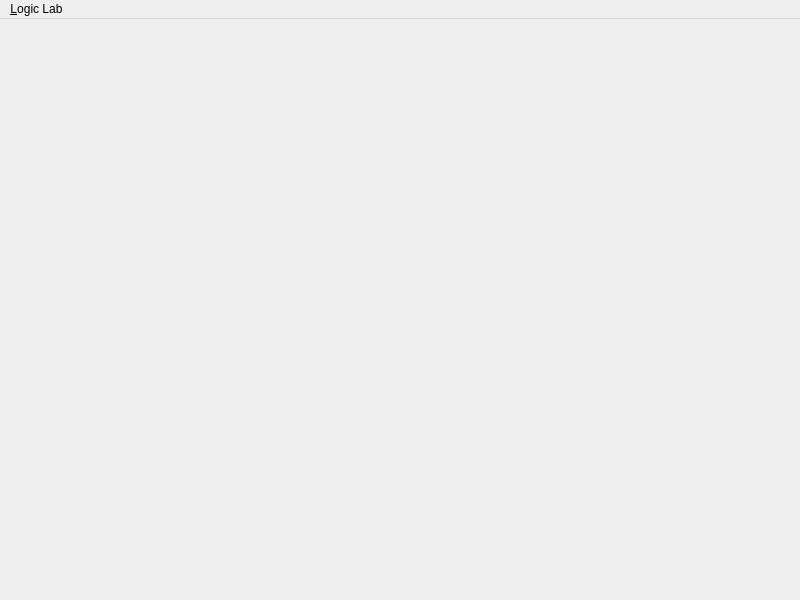
<?xml version="1.0" encoding="UTF-8"?>
<ui version="4.0">
 <class>MainWindow</class>
 <widget class="QMainWindow" name="MainWindow">
  <property name="geometry">
   <rect>
    <x>0</x>
    <y>0</y>
    <width>800</width>
    <height>600</height>
   </rect>
  </property>
  <property name="windowTitle">
   <string>MainWindow</string>
  </property>
  <widget class="QWidget" name="centralwidget"/>
  <widget class="QMenuBar" name="menubar">
   <property name="geometry">
    <rect>
     <x>0</x>
     <y>0</y>
     <width>800</width>
     <height>20</height>
    </rect>
   </property>
   <widget class="QMenu" name="menuLogic_Lab">
    <property name="title">
     <string>&amp;Logic Lab</string>
    </property>
   </widget>
   <addaction name="menuLogic_Lab"/>
  </widget>
 </widget>
 <resources/>
 <connections/>
</ui>
